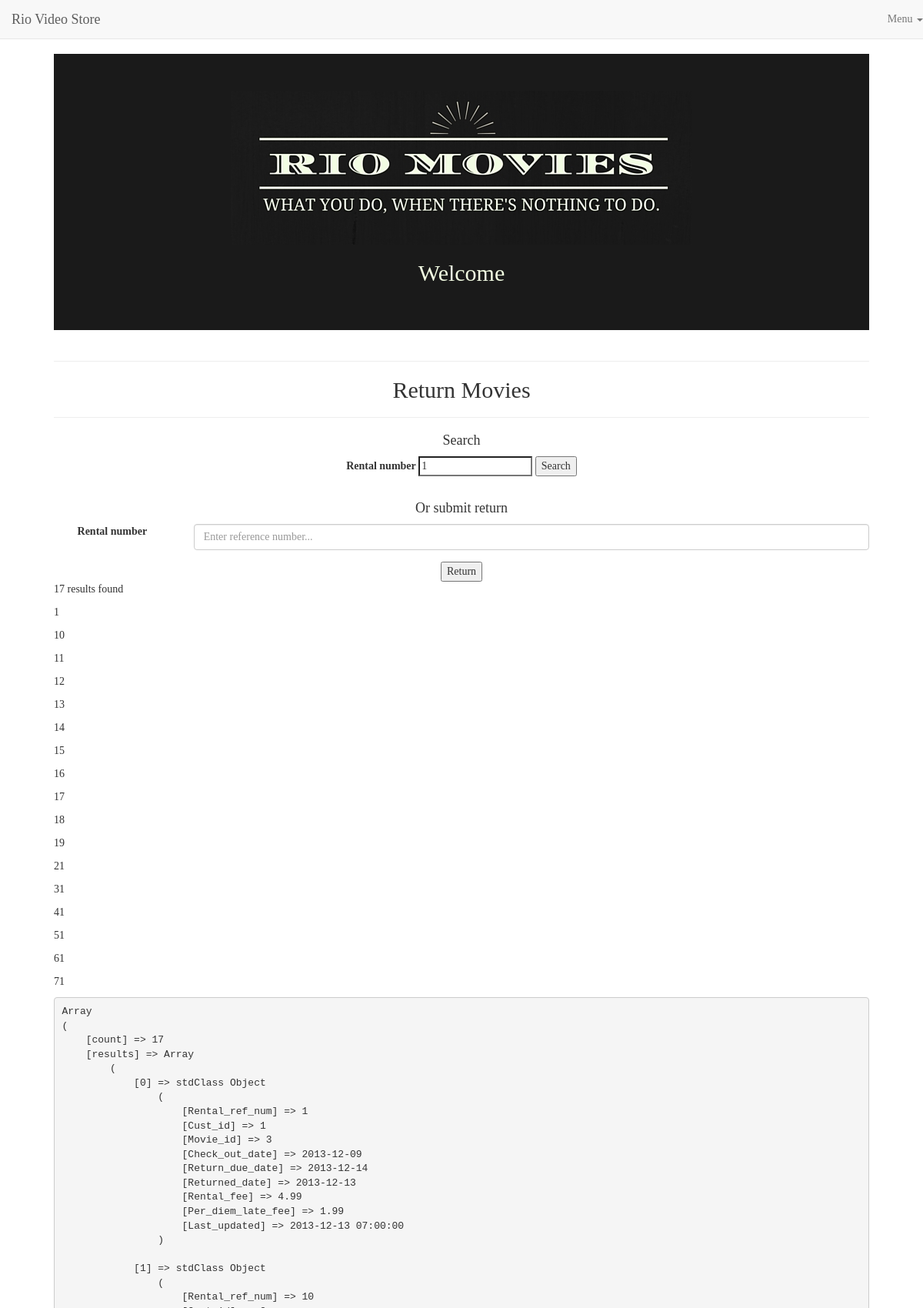
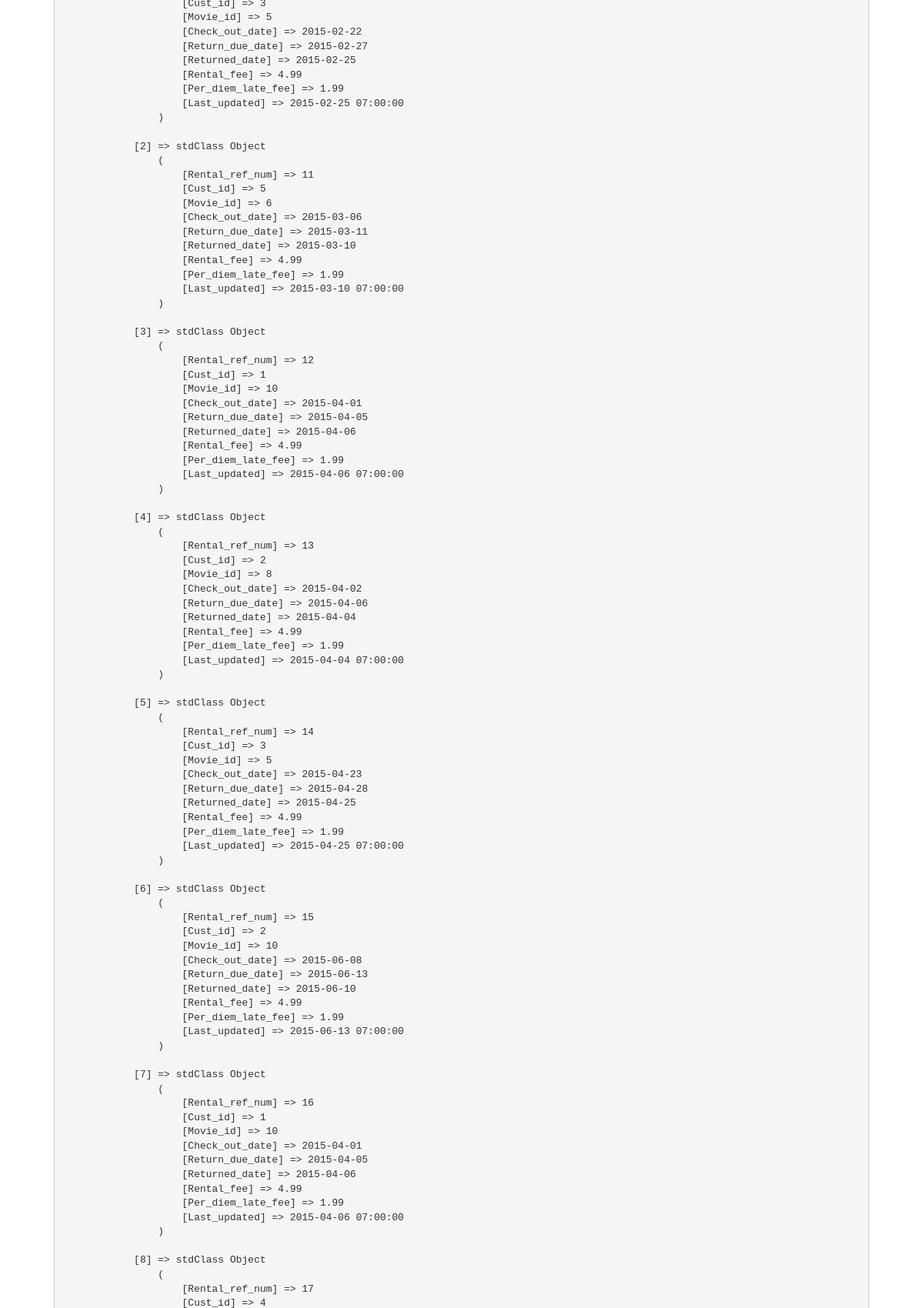
The app's page /return.php?s=1 (upper part) with its own data (2 pictures, top to bottom).
### tables this page shows
CREATE TABLE `rental_table` (
  `Rental_ref_num` int(10) unsigned NOT NULL AUTO_INCREMENT,
  `Cust_id` int(10) unsigned NOT NULL,
  `Movie_id` int(20) unsigned NOT NULL,
  `Check_out_date` varchar(15) NOT NULL,
  `Return_due_date` varchar(15) DEFAULT NULL,
  `Returned_date` varchar(15) DEFAULT NULL,
  `Rental_fee` double(3,2) NOT NULL,
  `Per_diem_late_fee` double(3,2) NOT NULL,
  `Last_updated` timestamp NOT NULL DEFAULT CURRENT_TIMESTAMP ON UPDATE CURRENT_TIMESTAMP,
  PRIMARY KEY (`Rental_ref_num`),
  UNIQUE KEY `Rental_ref_num_UNIQUE` (`Rental_ref_num`),
  KEY `w_idx` (`Movie_id`),
  KEY `Cust_id_idx` (`Cust_id`),
  CONSTRAINT `Cust_id` FOREIGN KEY (`Cust_id`) REFERENCES `customer_table` (`Cust_id`) ON DELETE NO ACTION ON UPDATE NO ACTION,
  CONSTRAINT `Movie_id` FOREIGN KEY (`Movie_id`) REFERENCES `video_table` (`Movie_id`) ON DELETE NO ACTION ON UPDATE NO ACTION
);

### class-search.php (called while the page is built, shortened)
<?php
class search {
  private $mysqli;
  private function connect() {
    $this->mysqli = new mysqli( 'localhost', 'root', '', 'videostoremodel' );
  }
  public function search($search_term) {
    $sanitized = $this->mysqli->real_escape_string($search_term);
    $query = $this->mysqli->query("
      SELECT *
      FROM videostoremodel.rental_table
      WHERE Rental_ref_num LIKE '%{$sanitized}%'
    ");
    while( $row = $query->fetch_object() ) {
      $rows[] = $row;
    }
    $search_results = array(
      'count' => $query->num_rows,
      'results' => $rows,
    );
    return $search_results;
  }
}

### return.php (the view, shortened to what this page needs)
<?php
$search_term="";
$search_results="";
if ( isset( $_GET['s'] ) ) {
  require_once( dirname( __FILE__ ) . '/class-search.php' );
  $search = new search();
  $search_term = htmlspecialchars($_GET['s'], ENT_QUOTES);
  $search_results = $search->search($search_term);
}
?>
<!DOCTYPE html>
<html lang="en">
<head>
  <link href="css/bootstrap.min.css" rel="stylesheet">
  <link href="css/custom.css" rel="stylesheet">
  <link rel="stylesheet" href="https://maxcdn.bootstrapcdn.com/font-awesome/4.5.0/css/font-awesome.min.css">
    </head>
    <body>
      <nav class="navbar navbar-default navbar-fixed-top">
        <div class"container">
        <a class="navbar-brand" href="welcome.php">Rio Video Store</a>
        <div class="navbar-collapse collapse">
          <ul class="nav navbar-nav navbar-right">
            <li class="dropdown">
              <a href="#" class="dropdown-toggle"
              data-toggle="dropdown"> Menu <b class="caret"></b></a>
            </li>
          </ul>
        </div>
      </div>
    </nav>
    <div class="jumbotron text-center">
      <div class="container">
        <center><img class="img-responsive" src="img/rmBanner.jpg" alt="rio movie banner"></center>
        <h2 >Welcome</h2>
      </div>
    </div>
    <div align="center" class="page-header">
      <hr>
      <h2>Return Movies</h2>
    </div>
    <div align="center"><h4>Search</h4></div>
   <div align="center" class="search-form">
      <form action="" method="get">
        <div class="form-field">
          <label for="search-field">Rental number</label>
          <input type="search" name="s" placeholder="Enter reference number..." results="5" value="<?php echo $search_term; ?>">
          <input type="submit" value="Search">
        </div>
      </form>
    </div>
    <br>
    <div align="center"><h4>Or submit return</h4></div>
      <form class="form-horizontal" name="returnform" id="returnform" action="" method="post">
        <div align="center" class="form-group">
          <label class="col-sm-2">Rental number</label>
          <div class="col-sm-10">
          <input class="form-control" name="Rental_ref_num" type="text" name="s" placeholder="Enter reference number..." required="">
          </div>
          </div>
       <div align="center">
         <input type="submit" value="Return">
         </div>
      </form>
    <?php if ( $search_results ) : ?>
    <div class="results-count">
      <p><?php echo $search_results['count']; ?> results found</p>
    </div>
    <div class="results-table">
      <?php foreach ( $search_results['results'] as $search_result ) : ?>
      <div class="result">
        <p><?php echo $search_result->Rental_ref_num; ?></p>
      </div>
      <?php endforeach; ?>
    </div>
    <div class="search-raw">
      <pre><?php print_r($search_results); ?></pre>
    </div>
    <?php endif; ?>
<br><br><br><br>
</body>
</html>

### css/custom.css (style rules this page uses)
body { padding:70px; font-family:Times; }
.jumbotron { background-color: #1A1A1A; }
.jumbotron h2 { color:#F2FCE2; }

### records on screen
rental_table: Rental_ref_num "17"
rental_table: Rental_ref_num "1"
rental_table: Rental_ref_num "10"
rental_table: Rental_ref_num "11"
rental_table: Rental_ref_num "12"
rental_table: Rental_ref_num "13"
rental_table: Rental_ref_num "14"
rental_table: Rental_ref_num "15"
rental_table: Rental_ref_num "16"
rental_table: Rental_ref_num "18"
rental_table: Rental_ref_num "19"
rental_table: Rental_ref_num "21"
rental_table: Rental_ref_num "31"
rental_table: Rental_ref_num "41"
rental_table: Rental_ref_num "51"
rental_table: Rental_ref_num "61"
rental_table: Rental_ref_num "71"
